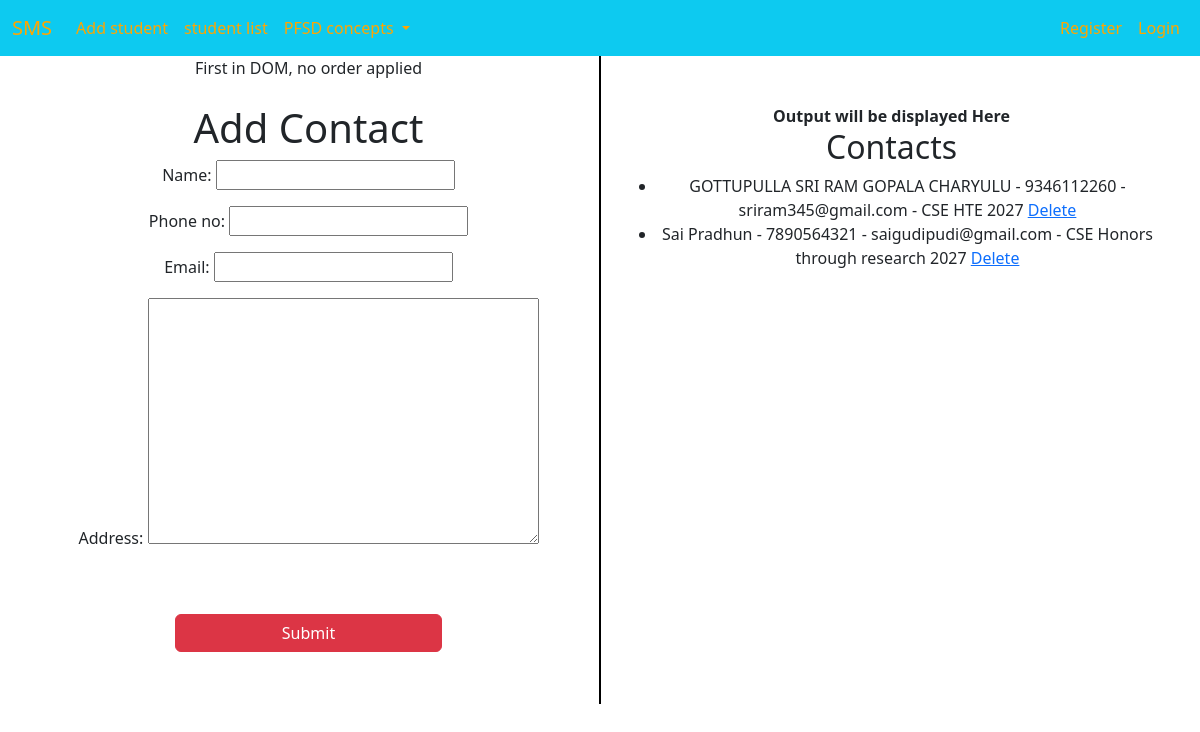
/add_contact, run on the app's committed database.
### adminapp/models.py (models this page shows, shortened)
class Contact(models.Model):
    name = models.CharField(max_length=100)
    phone_no = models.CharField(max_length=10)
    email = models.EmailField()
    address = models.TextField()

### adminapp/views.py (the view)
# urls.py: path('add_contact',views.add_contact,name='add_contact'),
def add_contact(request):
    if request.method == 'POST':
        form = ContactForm(request.POST)
        if form.is_valid():
            form.save()
            return redirect('ContactManager')
    else:
        form = ContactForm()
    contacts = Contact.objects.all()
    return render(request, 'adminapp/ContactManager.html', {'form': form, 'contacts': contacts})

### adminapp/forms.py
class ContactForm(forms.ModelForm):
    class Meta:
        model = Contact
        fields = ['name', 'phone_no', 'email', 'address']

### templates/adminapp/ContactManager.html (shortened to what this page needs)
<!DOCTYPE html>
<html lang="en">
<head>
</head>
<body>
    {% extends 'Navbar/Projectnavbar.html' %}
    {% load static %}
    {% block body %}
    <div class="container text-center">
      <div class="row">
        <div class="col">
          First in DOM, no order applied
            <br><br>
                <h1>Add Contact</h1>
                <form method="post" action="{% url 'add_contact' %}">{% csrf_token %}
                {{ form.as_p }}
                <br><br>
                <div class="d-grid gap-2 col-6 mx-auto">
                <button class="btn btn-danger" type="submit">Submit</button>
                </div>
            </form>
        </div>
          <br><br><br><br><br><br><br><br><br><br><br><br><br><br><br><br>
          <br><br><br><br><br><br><br><br><br><br><br>
           <div class="col-auto d-flex align-items-center">
          <div style="border-left: 2px solid black; height: 100%;"></div>
        </div>
        <div class="col">
            <br><br>
            <strong> Output will be displayed Here</strong>
                  <h2>Contacts</h2>
        <ul>
            {% for contact in contacts %}
                <li>
                    {{ contact.name }} - {{ contact.phone_no }} - {{ contact.email }} - {{ contact.address }}
                    <a href="{% url 'delete_Contact' contact.pk %}">Delete</a>
                </li>
            {% endfor %}
        </ul>
        </div>
      </div>
    </div>
    {% endblock %}

### data on the page
Contact: name "GOTTUPULLA SRI RAM GOPALA CHARYULU", phone_no "9346112260", email "sriram345@gmail.com", address "CSE HTE 2027"
Contact: name "Sai Pradhun", phone_no "7890564321", email "saigudipudi@gmail.com", address "CSE Honors through research 2027"
